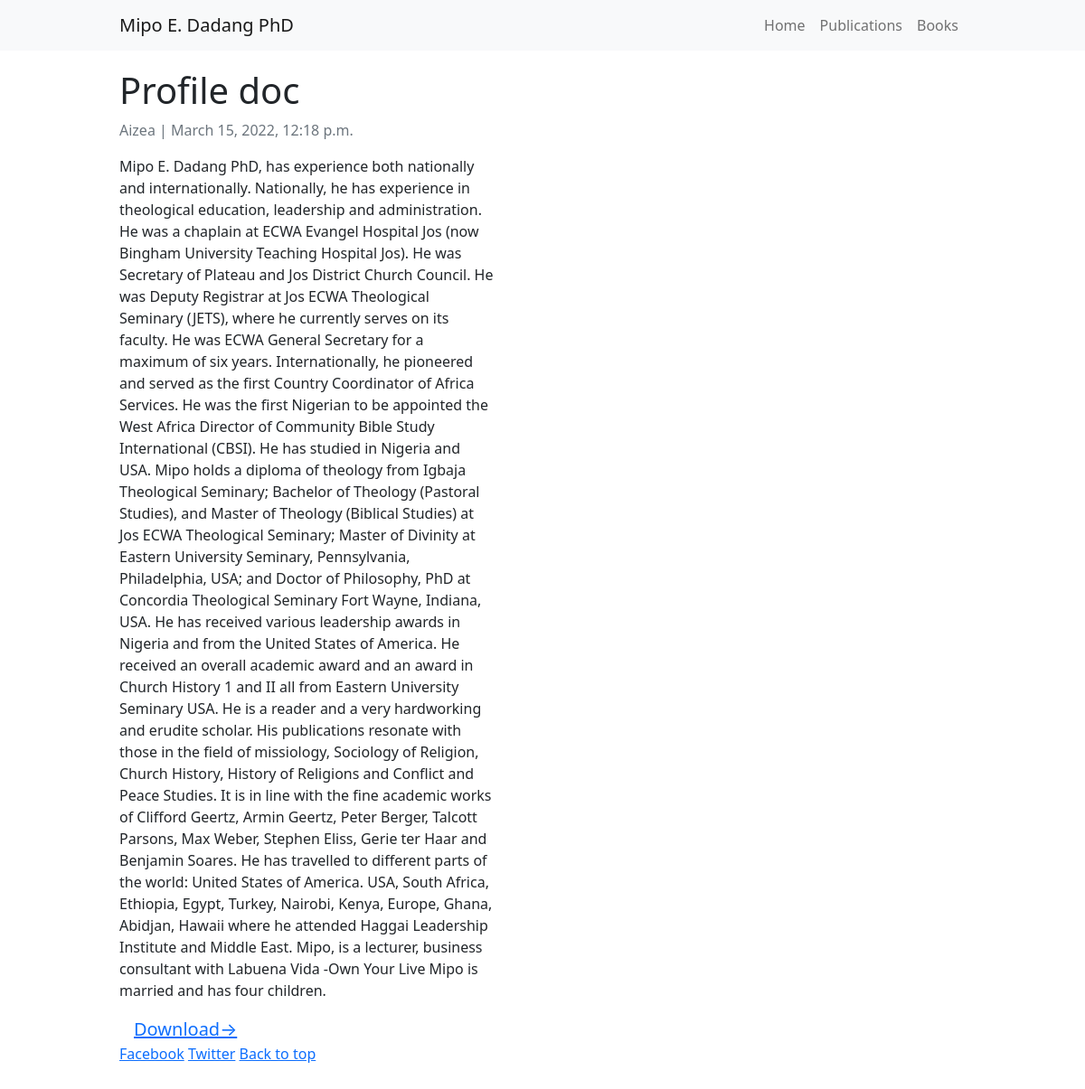
The page /profile-doc/ on the database its author committed.
### blog/models.py (models this page shows)
class Post(models.Model):
    title = models.CharField(max_length=200, unique=True)
    slug = models.SlugField(max_length=200, unique=True)
    author = models.ForeignKey(User, on_delete= models.CASCADE,related_name='blog_posts')
    updated_on = models.DateTimeField(auto_now= True)
    content = models.TextField()
    created_on = models.DateTimeField(auto_now_add=True)
    status = models.IntegerField(choices=STATUS, default=0)
    upload = models.FileField(null=True, upload_to='')

### blog/views.py (the view)
# urls.py: path('<slug:slug>/', views.PostDetail.as_view(), name='post_detail'),
class PostDetail(generic.DetailView):
    model = Post
    template_name = 'post_detail.html'

### templates/post_detail.html
{% extends 'base.html' %} {% block content %}
<div class="container">
  <div class="row">
    <div class="blog-post">
    <div class="col-md-8 mt-3 left  top">
      <div class="col-md-8 mt-3 left  top">
        <h1>{{ object.title }}</h1>
        <p class=" text-muted">{{ post.author }} | {{ post.created_on }}</p>
        <p class="card-text ">{{ object.content | safe }}</p>
        <a href="{{ post.upload }}" class="btn-lg">Download&rarr;</a>
      </div>
    </div>
  </div>
  </div>
</div>
{% endblock content %}

### templates/base.html (shortened to what this page needs)
{% load static %}
<!doctype html>
<html lang="en">
<head>
	<link rel="stylesheet" href="{% static 'css/animate.css' %}">
	<link rel="stylesheet" href="{% static 'css/bootstrap.css' %}">
	<link rel="stylesheet" href="{% static 'css/style.css' %}">
	<link rel="stylesheet" href="{% static 'css/bootstrap.min.css' %}">
    <link href="{% static 'css/style.css' %}" rel="stylesheet">
	<link href="{% static 'css/navbar.css' %}" rel="stylesheet">
  <body>
<header class="blog-header">
<nav class="navbar navbar-expand-lg navbar-light bg-light fixed-top">
  <div class="container">
    <a class="navbar-brand" href="{% url 'home' %}">Mipo E. Dadang PhD</a>
    <div class="collapse navbar-collapse" id="navbarResponsive">
      <ul class="navbar-nav ms-auto">
        <li class="nav-item active">
          <a class="nav-link" href="{% url 'home' %}">Home</a>
        </li>
        <li class="nav-item">
          <a class="nav-link" href="{% url 'publications' %}">Publications</a>
        </li>
        <li class="nav-item">
          <a class="nav-link" href="{% url 'books' %}">Books</a>
        </li>
      </ul>
    </div>
  </div>
</nav>
</header>
{% block content %}
{% endblock %}
<div class="container">
<footer class="blog-footer">
    <a href="#">Facebook</a>
    <a href="#">Twitter</a>
    <a href="#">Back to top</a>
</footer>
    </div>
	</body>
</html>

### static/css/style.css (style rules this page uses)
.container { max-width: 960px; }

### static/css/navbar.css (style rules this page uses)
body { padding-bottom: 20px; }
.navbar { margin-bottom: 20px; }

### templates/base.html (style rules this page uses)
body { padding-top: 60px; }

### rows shown on the page
Post: title "Profile doc", author "Aizea", created_on "March 15, 2022, 12:18 p.m.", content "Mipo E. Dadang PhD, has experience both nationally and internationally. Nationally, he has experience in theological education, leadership and administration. He was a chaplain at ECWA Evangel Hospital Jos (now Bingham University Teaching Hospital Jos). He was Secretary of Plateau and Jos District Church Council. He was Deputy Registrar at Jos ECWA Theological Seminary (JETS), where he currently serves on its faculty. He was ECWA General Secretary for a maximum of six years. Internationally, he pioneered and served as the first Country Coordinator of Africa Services. He was the first Nigerian to be appointed the West Africa Director of Community Bible Study International (CBSI). He has…"
